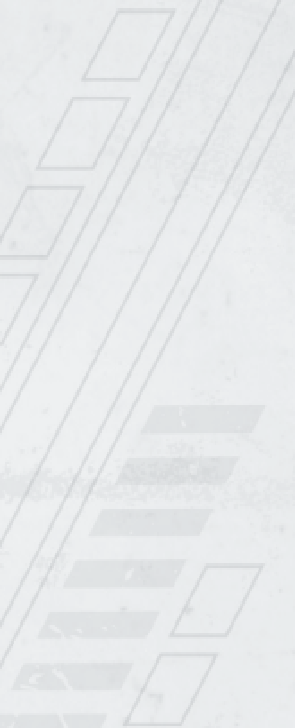
#> input picture tools/resources/box-side.png, 295 x 728 px
$ python make_opaque_white.py resources/box-side.png
#> lines starting #> are read from the running program, lines starting #| are printed output that depends on the picture
"""
Make all non-transparent pixels fully white.
"""
import cv2
import numpy as np
from pathlib import Path
import sys

def make_opaque_white(image_path: Path, output_path: Path = None):
    """
    Make all non-transparent (opaque) pixels fully white.

    Args:
        image_path: Path to input image
        output_path: Path to save output (if None, overwrites input)
    """
    # Read image with alpha channel
    img = cv2.imread(str(image_path), cv2.IMREAD_UNCHANGED)
#> img is the input picture: shape (728, 295, 3); mean B, G, R 234.8, 233.4, 231.1
    if img is None:
        print(f"Failed to load image: {image_path}")
        return False

    # Ensure image has alpha channel
    if img.shape[2] == 3:
        img = cv2.cvtColor(img, cv2.COLOR_BGR2BGRA)
#> img: shape (728, 295, 4)

    # Create mask for non-transparent pixels (alpha > 0)
    opaque_mask = img[:, :, 3] > 0
#> opaque_mask: shape (728, 295) bool; every value is 1

    # Set RGB to white (255, 255, 255) for all non-transparent pixels
    img[opaque_mask, 0] = 255  # B
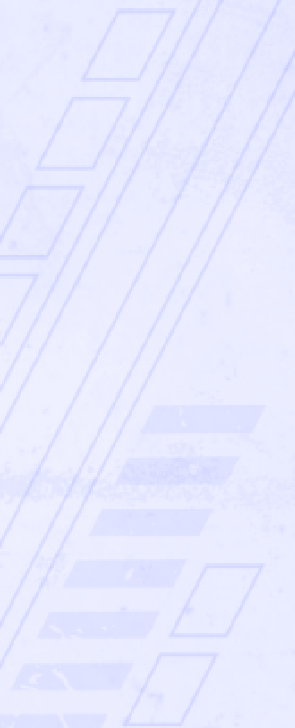
#> img: shape (728, 295, 4); mean B, G, R, A 255, 233.4, 231.1, 255
    img[opaque_mask, 1] = 255  # G
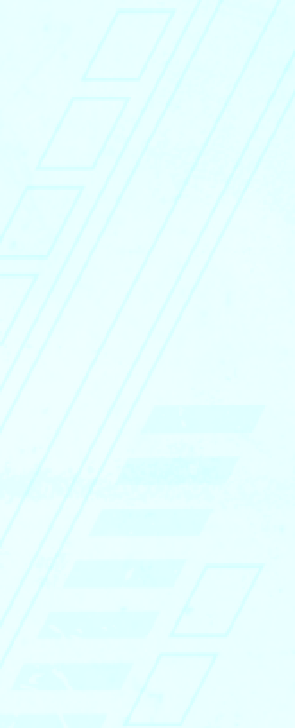
#> img: shape (728, 295, 4); mean B, G, R, A 255, 255, 231.1, 255
    img[opaque_mask, 2] = 255  # R
#> img: shape (728, 295, 4); every value is 255

    # Save
    output = output_path if output_path else image_path
    cv2.imwrite(str(output), img)
    print(f"Made opaque pixels white: {output}")
    print(f"  Modified {np.sum(opaque_mask)} pixels to white")
#|   Modified 214760 pixels to white

    return True


if __name__ == '__main__':
    if len(sys.argv) < 2:
        print("Usage: python make_opaque_white.py <image_path>")
        print("  image_path: Path to image file")
        sys.exit(1)

    image_path = Path(sys.argv[1])

    if not image_path.exists():
        print(f"Error: Image not found: {image_path}")
        sys.exit(1)

    success = make_opaque_white(image_path)
    sys.exit(0 if success else 1)
#> (the program exits here)
